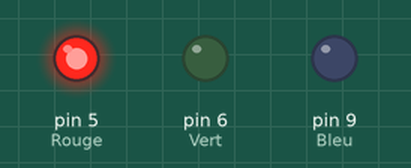
This sketch was run on a simulated Arduino Uno, built with avr-gcc and run on an emulated ATmega328P. Parts: output pins drawn as LEDs (lit = HIGH).

Above: at 0.5 s.
At 1.5 s:
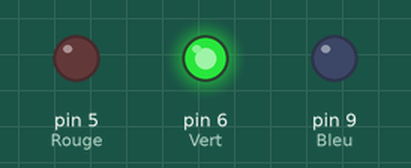
At 5.5 s:
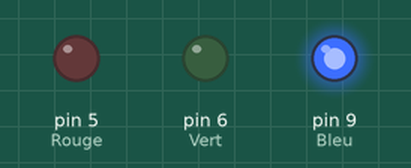
Timing chart, 0 to 6.9 s (numbered marks = the images above):
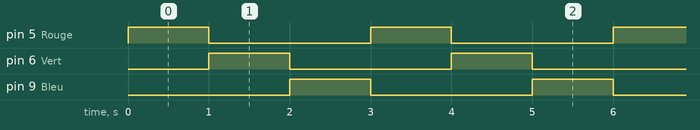

Measured:
- by itself, pin 5 (Rouge), pin 6 (Vert), pin 9 (Bleu): alternates HIGH for 1.0 s and LOW for 2.0 s
- by itself, everything shown: repeats every 3.0 s, in 3 steps

The sketch:

led_rgb.ino
```cpp
void setup() {
  pinMode(5, OUTPUT); // Rouge
  pinMode(6, OUTPUT); // Vert
  pinMode(9, OUTPUT); // Bleu
}

void loop() {
  analogWrite(5, 255); // Rouge
  analogWrite(6, 0);
  analogWrite(9, 0);
  delay(1000);

  analogWrite(5, 0);
  analogWrite(6, 255); // Vert
  analogWrite(9, 0);
  delay(1000);

  analogWrite(5, 0);
  analogWrite(6, 0);
  analogWrite(9, 255); // Bleu
  delay(1000);
}
```
